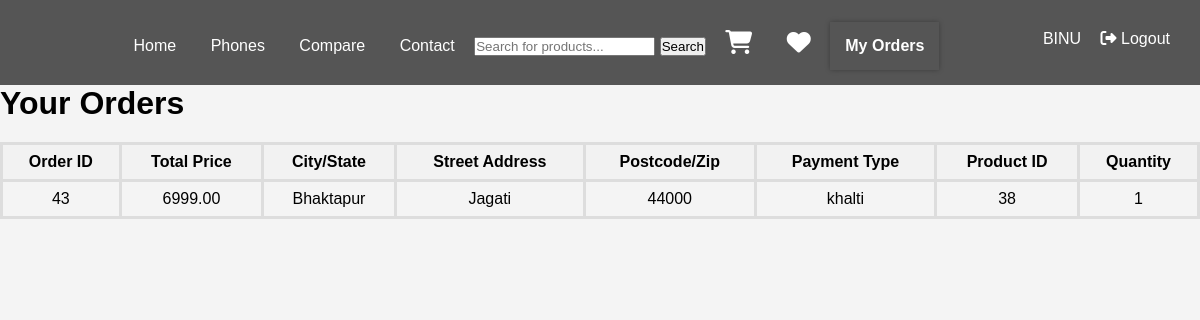
Screenshot of /myorder.php (signed in) with the database file from the repository.
### tables this page shows
CREATE TABLE `order_detail` (
  `detailed_id` int(11) NOT NULL,
  `order_id` int(11) NOT NULL,
  `product_id` int(11) NOT NULL,
  `quantity` int(11) NOT NULL
);

CREATE TABLE `orders` (
  `order_id` int(11) NOT NULL,
  `username` varchar(255) NOT NULL,
  `total_price` decimal(10,2) NOT NULL,
  `city_state` varchar(255) NOT NULL,
  `street_address` varchar(255) NOT NULL,
  `postcode` varchar(20) NOT NULL,
  `payment_type` varchar(20) NOT NULL,
  `created_at` timestamp NOT NULL DEFAULT current_timestamp()
);

### myorder.php (the view, shortened to what this page needs)
<?php
include('header.php');
include('connection.php');
$username = $_SESSION['username'];
$sql = "SELECT o.order_id, o.total_price, o.city_state, o.street_address, o.postcode, o.payment_type, od.product_id, od.quantity
        FROM orders o
        INNER JOIN order_detail od ON o.order_id = od.order_id
        WHERE o.username = ? ORDER BY  o.created_at DESC";
$stmt = mysqli_prepare($con, $sql);
mysqli_stmt_bind_param($stmt, "s", $username);
mysqli_stmt_execute($stmt);
$result = mysqli_stmt_get_result($stmt);
if (mysqli_num_rows($result) > 0) {
    echo "<!DOCTYPE html>";
    echo "<html lang='en'>";
    echo "<head>";
    echo "</head>";
    echo "<body>";
    echo "<h1>Your Orders</h1>";
    echo "<table>";
    echo "<tr><th>Order ID</th><th>Total Price</th><th>City/State</th><th>Street Address</th><th>Postcode/Zip</th><th>Payment Type</th><th>Product ID</th><th>Quantity</th></tr>";
    while ($row = mysqli_fetch_assoc($result)) {
        echo "<tr>";
        echo "<td>" . $row['order_id'] . "</td>";
        echo "<td>" . $row['total_price'] . "</td>";
        echo "<td>" . $row['city_state'] . "</td>";
        echo "<td>" . $row['street_address'] . "</td>";
        echo "<td>" . $row['postcode'] . "</td>";
        echo "<td>" . $row['payment_type'] . "</td>";
        echo "<td>" . $row['product_id'] . "</td>";
        echo "<td>" . $row['quantity'] . "</td>";
        echo "</tr>";
    }
    echo "</table>";
    echo "</body>";
    echo "</html>";
} else {
    echo "You have no orders yet.";
}
?>

### css/style.css (style rules this page uses)
* { margin: 0; padding: 0; box-sizing: border-box; }
body { font-family: Arial, sans-serif; background-color: #f4f4f4; }

### rows the page displays
order_detail: order.order_id "43", order.total_price "6999.00", order.city_state "Bhaktapur", order.street_address "Jagati", order.postcode "44000", order.payment_type "khalti", product "38", quantity "1"

### other values shown
$_SESSION[username] "BINU"
